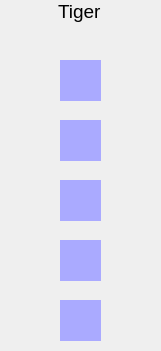
   <widget class="QWidget" name="rippedGoatsField" native="true">
    <property name="geometry">
     <rect>
      <x>640</x>
      <y>15</y>
      <width>161</width>
      <height>351</height>
     </rect>
    </property>
    <widget class="QLabel" name="title_01">
     <property name="geometry">
      <rect>
       <x>58</x>
       <y>0</y>
       <width>50</width>
       <height>23</height>
      </rect>
     </property>
     <property name="font">
      <font>
       <pointsize>14</pointsize>
      </font>
     </property>
     <property name="text">
      <string>Tiger</string>
     </property>
    </widget>
    <widget class="QWidget" name="rippedGoat_00" native="true">
     <property name="geometry">
      <rect>
       <x>60</x>
       <y>60</y>
       <width>41</width>
       <height>41</height>
      </rect>
     </property>
     <property name="styleSheet">
      <string notr="true">.QWidget{	
	background-color: rgb(170, 170, 255);
}</string>
     </property>
    </widget>
    <widget class="QWidget" name="rippedGoat_01" native="true">
     <property name="geometry">
      <rect>
       <x>60</x>
       <y>120</y>
       <width>41</width>
       <height>41</height>
      </rect>
     </property>
     <property name="styleSheet">
      <string notr="true">.QWidget{	
	background-color: rgb(170, 170, 255);
}</string>
     </property>
    </widget>
    <widget class="QWidget" name="rippedGoat_02" native="true">
     <property name="geometry">
      <rect>
       <x>60</x>
       <y>180</y>
       <width>41</width>
       <height>41</height>
      </rect>
     </property>
     <property name="styleSheet">
      <string notr="true">.QWidget{	
	background-color: rgb(170, 170, 255);
}</string>
     </property>
    </widget>
    <widget class="QWidget" name="rippedGoat_03" native="true">
     <property name="geometry">
      <rect>
       <x>60</x>
       <y>240</y>
       <width>41</width>
       <height>41</height>
      </rect>
     </property>
     <property name="styleSheet">
      <string notr="true">.QWidget{	
	background-color: rgb(170, 170, 255);
}</string>
     </property>
    </widget>
    <widget class="QWidget" name="rippedGoat_04" native="true">
     <property name="geometry">
      <rect>
       <x>60</x>
       <y>300</y>
       <width>41</width>
       <height>41</height>
      </rect>
     </property>
     <property name="styleSheet">
      <string notr="true">.QWidget {
	background-color: rgb(170, 170, 255);
}</string>
     </property>
    </widget>
   </widget>
